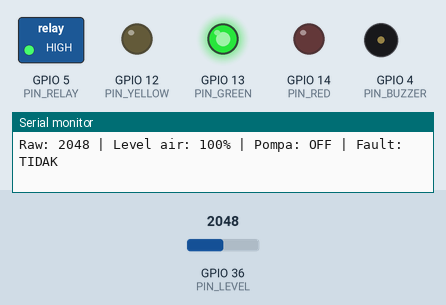
Recording of a sketch running on a simulated ESP32. Parts: switched loads named in the sketch (green lamp = pin HIGH), output pins drawn as LEDs (lit = HIGH), buzzer (waves = sounding, pin HIGH), the last lines printed to the serial monitor. The inputs (shaded band) are chosen by the test bench; at power-on: GPIO 36 (PIN_LEVEL) = 2048. Pins used as bus, display or sensor lines are not drawn.

Above: at 2.1 s.
2.2 s: GPIO 36 (PIN_LEVEL) set to 484
3.7 s: GPIO 36 (PIN_LEVEL) set to 405
At 4.5 s:
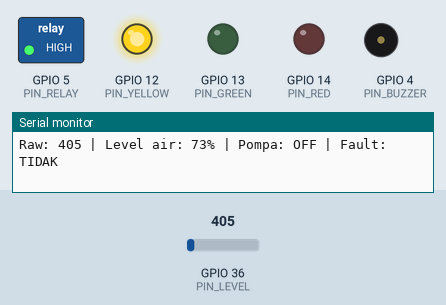
5.3 s: GPIO 36 (PIN_LEVEL) set to 179
6.8 s: GPIO 36 (PIN_LEVEL) set to 154
At 8.4 s:
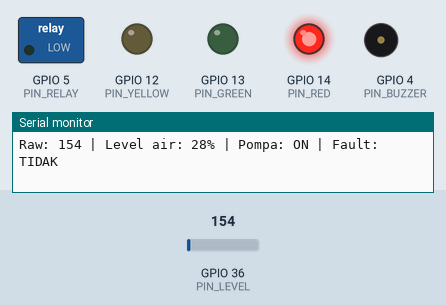
8.9 s: GPIO 36 (PIN_LEVEL) set to 491
At 9.25 s:
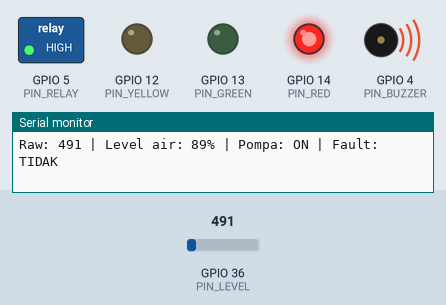
10.9 s: GPIO 36 (PIN_LEVEL) set to 40
At 11.15 s:
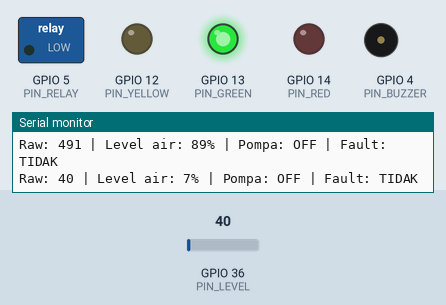
Timing chart, 0 to 13.9 s (numbered marks = the images above; inputs shaded):
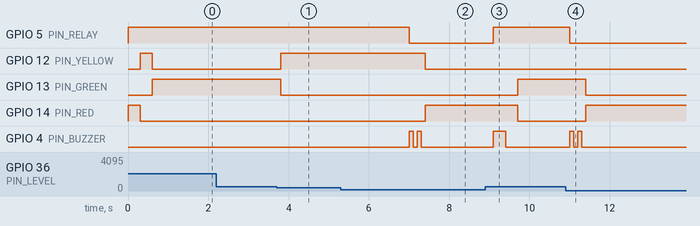

Measured:
- the behaviour switches between 440 and 439 on GPIO 36 (PIN_LEVEL) (found by bisection; images 0 and 1)
- the behaviour switches between 165 and 164 on GPIO 36 (PIN_LEVEL) (found by bisection; images 1 and 2)
- after the input at 3.7 s, GPIO 12 (PIN_YELLOW): LOW → HIGH after 0.10 s; GPIO 13 (PIN_GREEN): HIGH → LOW after 0.10 s
- after the input at 6.8 s, GPIO 5 (PIN_RELAY): HIGH → LOW after 0.20 s; GPIO 12 (PIN_YELLOW): HIGH → LOW after 0.60 s; GPIO 14 (PIN_RED): LOW → HIGH after 0.60 s; GPIO 4 (PIN_BUZZER): alternates HIGH for 0.10 s and LOW for 0.10 s, 4 changes in all, then stays LOW, starting after 0.20 s
- after the input at 8.9 s, GPIO 5 (PIN_RELAY): LOW → HIGH after 0.20 s; GPIO 13 (PIN_GREEN): LOW → HIGH after 0.80 s; GPIO 14 (PIN_RED): HIGH → LOW after 0.80 s; GPIO 4 (PIN_BUZZER): LOW → HIGH after 0.20 s, → LOW 0.30 s later
- after the input at 10.9 s, GPIO 5 (PIN_RELAY): HIGH → LOW after 0.11 s; GPIO 13 (PIN_GREEN): HIGH → LOW after 0.51 s; GPIO 14 (PIN_RED): LOW → HIGH after 0.51 s; GPIO 4 (PIN_BUZZER): alternates HIGH for 0.10 s and LOW for 0.10 s, 4 changes in all, then stays LOW, starting after 0.11 s

The sketch:

hydroponicWaterLevel.ino
```cpp
#define PIN_LEVEL      A0
#define PIN_SENSOR_PWR 16
#define PIN_RELAY      5
#define PIN_RED        14
#define PIN_YELLOW     12
#define PIN_GREEN      13
#define PIN_BUZZER     4

#define RELAY_ON  LOW
#define RELAY_OFF HIGH

const int LEVEL_EMPTY = 0;
const int LEVEL_FULL  = 550;

const int THRESHOLD_ON  = 30;
const int THRESHOLD_OFF = 80;

const unsigned long READ_INTERVAL = 200;
const unsigned long PUMP_MAX_TIME = 60000;

bool pumpOn = false;
bool fault = false;
unsigned long pumpStart = 0;
unsigned long lastRead = 0;
unsigned long lastBeep = 0;

int levelRaw = 0;

int readLevelPercent() {
  digitalWrite(PIN_SENSOR_PWR, HIGH);
  delay(50);
  long sum = 0;
  for (int i = 0; i < 10; i++) {
    sum += analogRead(PIN_LEVEL);
    delay(5);
  }
  digitalWrite(PIN_SENSOR_PWR, LOW);
  int raw = sum / 10;
  levelRaw = raw;
  int pct = map(raw, LEVEL_EMPTY, LEVEL_FULL, 0, 100);
  return constrain(pct, 0, 100);
}

void setLeds(bool r, bool y, bool g) {
  digitalWrite(PIN_RED, r);
  digitalWrite(PIN_YELLOW, y);
  digitalWrite(PIN_GREEN, g);
}

void beep(int times, int ms) {
  for (int i = 0; i < times; i++) {
    digitalWrite(PIN_BUZZER, HIGH);
    delay(ms);
    digitalWrite(PIN_BUZZER, LOW);
    delay(ms);
  }
}

void pumpControl(bool on) {
  pumpOn = on;
  digitalWrite(PIN_RELAY, on ? RELAY_ON : RELAY_OFF);
  if (on) {
    pumpStart = millis();
    beep(2, 100);
  } else {
    beep(1, 300);
  }
}

void setup() {
  Serial.begin(115200);
  pinMode(PIN_SENSOR_PWR, OUTPUT);
  pinMode(PIN_RELAY, OUTPUT);
  pinMode(PIN_RED, OUTPUT);
  pinMode(PIN_YELLOW, OUTPUT);
  pinMode(PIN_GREEN, OUTPUT);
  pinMode(PIN_BUZZER, OUTPUT);

  digitalWrite(PIN_SENSOR_PWR, LOW);
  digitalWrite(PIN_RELAY, RELAY_OFF);
  digitalWrite(PIN_BUZZER, LOW);
  setLeds(LOW, LOW, LOW);

  setLeds(HIGH, LOW, LOW); delay(300);
  setLeds(LOW, HIGH, LOW); delay(300);
  setLeds(LOW, LOW, HIGH); delay(300);
  Serial.println("HydroWatch siap.");
}

void loop() {
  unsigned long now = millis();

  if (now - lastRead >= READ_INTERVAL) {
    lastRead = now;
    int level = readLevelPercent();

    Serial.printf("Raw: %d | Level air: %d%% | Pompa: %s | Fault: %s\n",
                  levelRaw, level, pumpOn ? "ON" : "OFF", fault ? "YA" : "TIDAK");

    if (fault) {
      if (level >= THRESHOLD_OFF) {
        fault = false;
      }
    } else if (!pumpOn) {
      if (level < THRESHOLD_ON) {
        pumpControl(true);
      }
    } else {
      if (level >= THRESHOLD_OFF) {
        pumpControl(false);
      } else if (now - pumpStart >= PUMP_MAX_TIME) {
        pumpControl(false);
        fault = true;
      }
    }

    if (fault)                       setLeds(HIGH, HIGH, LOW);
    else if (level < THRESHOLD_ON)   setLeds(HIGH, LOW, LOW);
    else if (level < THRESHOLD_OFF)  setLeds(LOW, HIGH, LOW);
    else                             setLeds(LOW, LOW, HIGH);
  }

  if (fault && now - lastBeep >= 3000) {
    lastBeep = now;
    beep(3, 150);
  }
}

//#define PIN_LEVEL      A0
//#define PIN_SENSOR_PWR 16
//#define PIN_RELAY      5
//#define PIN_RED        14
//#define PIN_YELLOW     12
//#define PIN_GREEN      13
//#define PIN_BUZZER     4
//
//#define RELAY_ON  LOW
//#define RELAY_OFF HIGH
//
//const int LEVEL_EMPTY = 0;
//const int LEVEL_FULL  = 550;
//
//const int THRESHOLD_ON  = 30;
//const int THRESHOLD_OFF = 80;
//
//const unsigned long READ_INTERVAL = 1000;
//const unsigned long PUMP_MAX_TIME = 60000;
//const unsigned long PUMP_ON_DELAY = 2000;
//unsigned long lowStart = 0;
//bool lowDetected = false;
//
//bool pumpOn = false;
//bool fault = false;
//unsigned long pumpStart = 0;
//unsigned long lastRead = 0;
//unsigned long lastBeep = 0;
//
//int readLevelPercent() {
//  digitalWrite(PIN_SENSOR_PWR, HIGH);
//  delay(50);
//  long sum = 0;
//  for (int i = 0; i < 10; i++) {
//    sum += analogRead(PIN_LEVEL);
//    delay(5);
//  }
//  digitalWrite(PIN_SENSOR_PWR, LOW);
//  int raw = sum / 10;
//  int pct = map(raw, LEVEL_EMPTY, LEVEL_FULL, 0, 100);
//  return constrain(pct, 0, 100);
//}
//
//void setLeds(bool r, bool y, bool g) {
//  digitalWrite(PIN_RED, r);
//  digitalWrite(PIN_YELLOW, y);
//  digitalWrite(PIN_GREEN, g);
//}
//
//void beep(int times, int ms) {
//  for (int i = 0; i < times; i++) {
//    digitalWrite(PIN_BUZZER, HIGH);
//    delay(ms);
//    digitalWrite(PIN_BUZZER, LOW);
//    delay(ms);
//  }
//}
//
//void pumpControl(bool on) {
//  pumpOn = on;
//  digitalWrite(PIN_RELAY, on ? RELAY_ON : RELAY_OFF);
//  if (on) {
//    pumpStart = millis();
//    beep(2, 100);
//  } else {
//    beep(1, 300);
//  }
//}
//
//void setup() {
//  Serial.begin(115200);
//  pinMode(PIN_SENSOR_PWR, OUTPUT);
//  pinMode(PIN_RELAY, OUTPUT);
//  pinMode(PIN_RED, OUTPUT);
//  pinMode(PIN_YELLOW, OUTPUT);
//  pinMode(PIN_GREEN, OUTPUT);
//  pinMode(PIN_BUZZER, OUTPUT);
//
//  digitalWrite(PIN_SENSOR_PWR, LOW);
//  digitalWrite(PIN_RELAY, RELAY_OFF);
//  digitalWrite(PIN_BUZZER, LOW);
//  setLeds(LOW, LOW, LOW);
//
//  setLeds(HIGH, LOW, LOW); delay(300);
//  setLeds(LOW, HIGH, LOW); delay(300);
//  setLeds(LOW, LOW, HIGH); delay(300);
//  Serial.println("HydroWatch siap.");
//}
//
//void loop() {
//  unsigned long now = millis();
//
//  if (now - lastRead >= READ_INTERVAL) {
//    lastRead = now;
//    int level = readLevelPercent();
//    Serial.printf("Level air: %d%% | Pompa: %s | Fault: %s\n",
//                  level, pumpOn ? "ON" : "OFF", fault ? "YA" : "TIDAK");
//
//    if (fault) {
//      if (level >= THRESHOLD_OFF) {
//        fault = false;
//      }
//    } else if (!pumpOn) {
//      if (level < THRESHOLD_ON) {
//        if (!lowDetected) {
//          lowDetected = true;
//          lowStart = now;
//        } else if (now - lowStart >= PUMP_ON_DELAY) {
//          lowDetected = false;
//          pumpControl(true);
//        }
//      } else {
//        lowDetected = false;
//      }
//    }
//
//    if (fault)                      setLeds(HIGH, HIGH, LOW);
//    else if (pumpOn)                setLeds(LOW, HIGH, LOW);
//    else if (level < THRESHOLD_ON)  setLeds(HIGH, LOW, LOW);
//    else                            setLeds(LOW, LOW, HIGH);
//  }
//
//  if (fault && now - lastBeep >= 3000) {
//    lastBeep = now;
//    beep(3, 150);
//  }
//}
```
